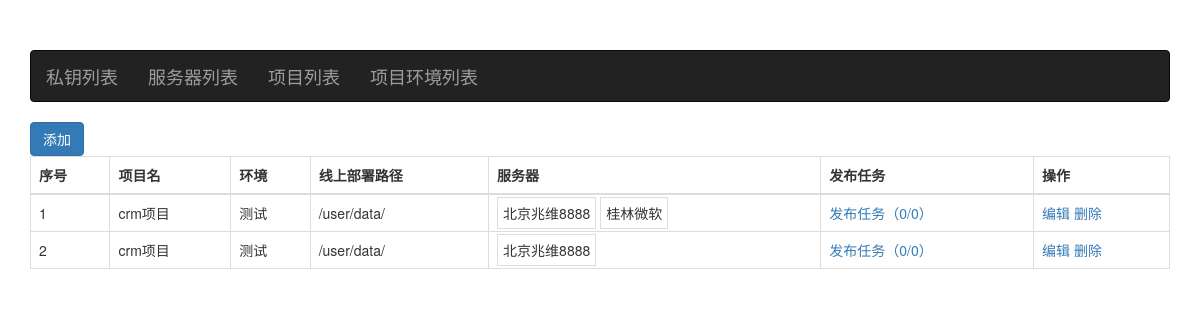
/projectenv/, run on an earlier commit of the app's database.
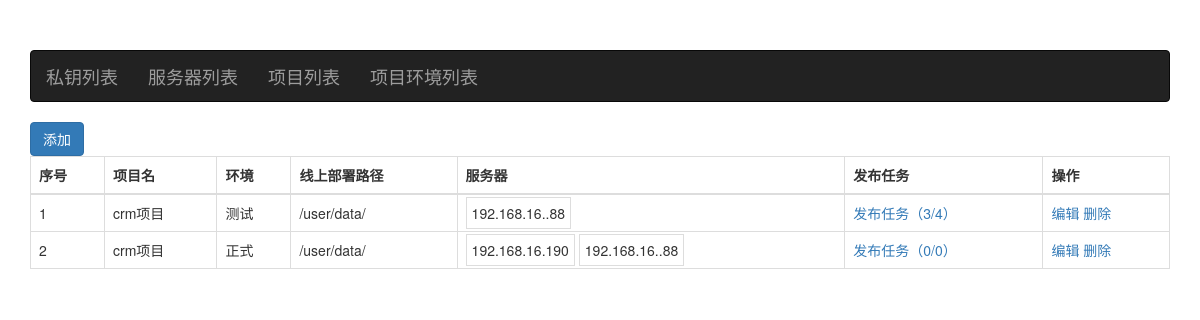
And on a later commit of the database.
### apps/web/models.py (models this page shows, shortened)
class ProjectEnv(models.Model):
    project = models.ForeignKey(verbose_name='项目', to='Project')
    env_choices = (
        (1, '测试'),
        (2, '正式')
    )
    env = models.IntegerField(verbose_name='环境', choices=env_choices)
    path = models.CharField(verbose_name='线上部署路径', max_length=128)
    servers = models.ManyToManyField(verbose_name='服务器', to='Server')

class Project(models.Model):
    title = models.CharField(verbose_name='项目名', max_length=32)
    repo = models.URLField(verbose_name='git仓库地址')
    def __str__(self):
        return self.title

class Server(models.Model):
    hostname = models.CharField(verbose_name='主机名', max_length=32)
    def __str__(self):
        return self.hostname

### apps/web/views/project.py (the view)
# urls.py: url(r'^projectenv/$', project.projectenv, name='projectenv'),
def projectenv(request):
    all_projectenv = models.ProjectEnv.objects.filter()
    return render(request,'web/projectenv.html',{'all_projectenv':all_projectenv})

### apps/web/templatetags/deploy.py (called while the page is built)
@register.simple_tag
def un_deploy_num(projectenv):
    total = projectenv.deploytask_set.all().count()
    un_deploy = projectenv.deploytask_set.filter(status=1).count()
    msg = "%s/%s"%(un_deploy,total)
    return msg

### apps/web/templates/web/projectenv.html (shortened to what this page needs)
{% extends 'layout.html' %}
{% load deploy %}
{% block content %}
<div>
    <a href="{% url 'add_projectenv' %}" class="btn btn-primary">添加</a>
        <table class="table table-bordered">
            <thead>
            <tr>
                <th>序号</th>
                <th>项目名</th>
                <th>环境</th>
                <th>线上部署路径</th>
                <th>服务器</th>
                <th>发布任务</th>
                <th>操作</th>
            </tr>
            </thead>
            <tbody>
                {% for projectenv in all_projectenv %}
                <tr>
                <td>{{ forloop.counter }}</td>
                <td>{{ projectenv.project }}</td>
                <td>{{ projectenv.get_env_display }}</td>
                <td>{{ projectenv.path }}</td>
                <td>
                    {% for server in projectenv.servers.all %}
                        <span style="border: 1px solid #dddddd; padding:5px;">{{ server }}</span>
                    {% endfor %}
                </td>
                <td><a href="{% url 'deploy' env_id=projectenv.id %}" >发布任务（{% un_deploy_num projectenv %}）</a></td>
                <td>
                    <a href="{% url 'edit_projectenv' projectenv.id %}">编辑</a>
                    <a href="#" type="button" onclick="removeRow(this,'{% url 'del_projectenv' projectenv.id %}')">删除</a>
                </td>
                </tr>
                {% endfor %}
            </tbody>
        </table>
</div>
{% endblock %}

### apps/web/templates/layout.html (shortened to what this page needs)
<!DOCTYPE html>
{% load static %}
<!DOCTYPE html>
<html lang="en">
<head>
    <link href="https://cdn.jsdelivr.net/npm/bootstrap@3.3.7/dist/css/bootstrap.min.css" rel="stylesheet">
</head>
<body>
<div class="container" style="margin-top: 50px">
    <nav class="navbar navbar-inverse">
        <div class="navbar-header">
            <a class="navbar-brand" href="{% url 'rsa' %}">私钥列表</a>
        </div>
        <div class="navbar-header">
            <a class="navbar-brand" href="{% url 'server' %}">服务器列表</a>
        </div>
        <div class="navbar-header">
            <a class="navbar-brand" href="{% url 'project' %}">项目列表</a>
        </div>
        <div class="navbar-header">
            <a class="navbar-brand" href="{% url 'projectenv' %}">项目环境列表</a>
        </div>
    </nav>
    {% block content %} {% endblock %}
</div>
</body>
</html>

### apps/web/templates/layout.html (style rules this page uses)
body { margin: 0; }

What changed in the data, as far as the page shows it:
removed ProjectEnv: project "crm项目", env "测试", path "/user/data/", id "0/0", Server (hostname "北京兆维8888")
changed ProjectEnv "测试": id "0/0" → "3/4"; loses Server (hostname "北京兆维8888")
changed Server (number 1 of 2 on the later page): hostname "桂林微软" → "192.168.16..88"
added ProjectEnv: project "crm项目", env "正式", path "/user/data/", id "0/0", Server (hostname "192.168.16.190"), Server (hostname "192.168.16..88")
